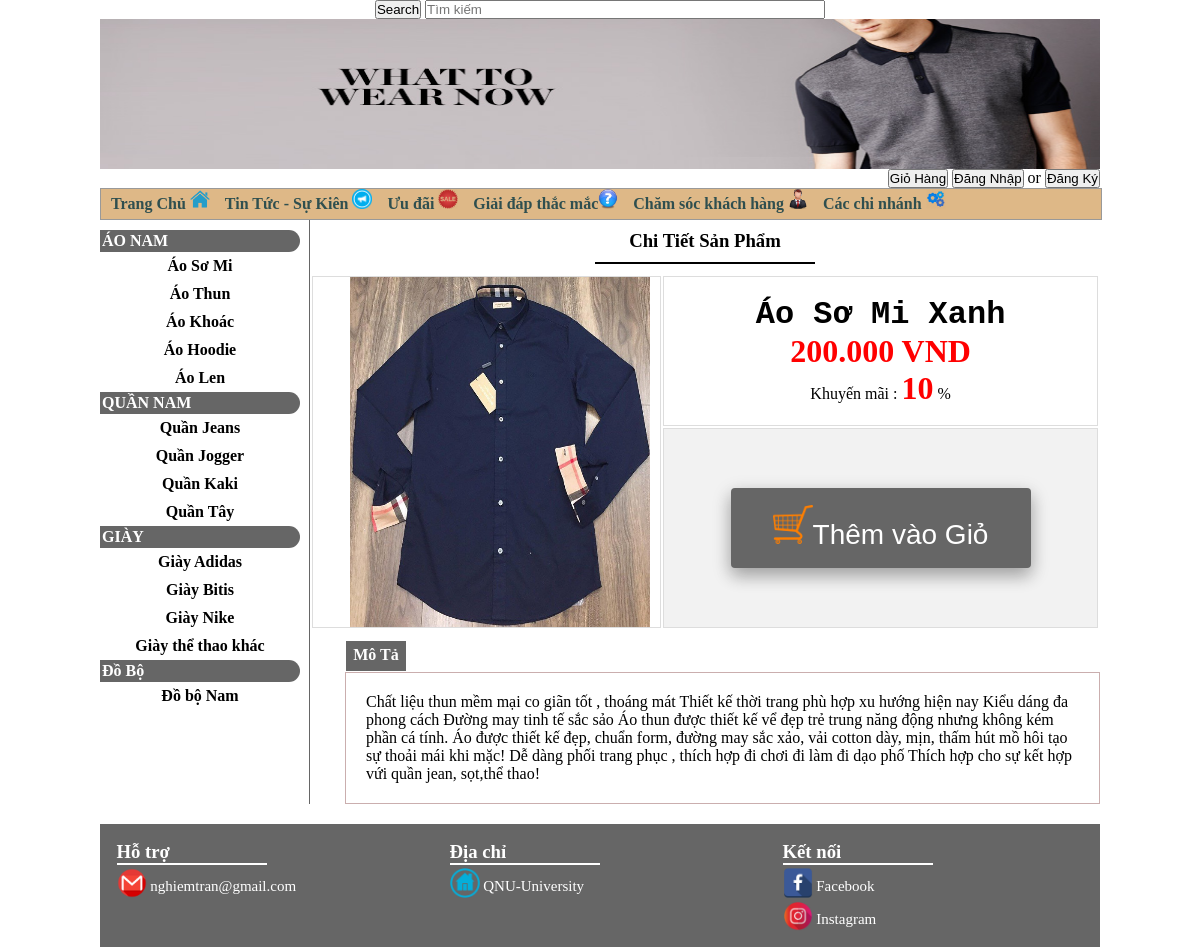
/?xem=chitietsanpham&id=24, run on the app's committed database.
### tables this page shows
CREATE TABLE `chitietsanpham` (
  `id_sp` int(11) NOT NULL,
  `tensanpham` varchar(255) NOT NULL,
  `gia` int(11) NOT NULL,
  `hinhanh` varchar(255) NOT NULL,
  `khuyenmai` int(11) DEFAULT NULL,
  `mota` text NOT NULL,
  `id_loaisanpham` int(11) NOT NULL
);

CREATE TABLE `loaisanpham` (
  `id_loaisanpham` int(11) NOT NULL,
  `tenloaisanpham` varchar(255) NOT NULL,
  `id_loailoaisanpham` int(11) NOT NULL
);

### modun/left/danhsachsanpham.php (the view)
   <div class="danhsachsanpham">
   <p> <strong>ÁO NAM</strong></p>
   <ul>
<?php
$sql_quan="select*from loaisanpham where id_loailoaisanpham='1'";
$query_quan=mysqli_query($conn,$sql_quan);
while($row_quan=mysqli_fetch_assoc($query_quan)){
?>
     <a href="index.php?xem=chitietloaisanpham&id=<?php echo $row_quan['id_loaisanpham'];?>"> <li><div align="center"><strong><?php echo $row_quan['tenloaisanpham'];?></strong></div> </li></a>
<?php }?>
   </ul>
   <p><strong> QUẦN NAM</strong></p>
   <ul>
<?php
$sql_quan="select*from loaisanpham where id_loailoaisanpham='0'";
$query_quan=mysqli_query($conn,$sql_quan);
while($row_quan=mysqli_fetch_assoc($query_quan)){
?>
     <a href="index.php?xem=chitietloaisanpham&id=<?php echo $row_quan['id_loaisanpham'];?>"><li><div align="center"><strong><?php echo $row_quan['tenloaisanpham'];?></strong></div></li></a>
<?php }?>
</ul>
<p><strong> GIÀY</strong></p>
   <ul>
<?php
$sql_quan="select*from loaisanpham where id_loailoaisanpham='2'";
$query_quan=mysqli_query($conn,$sql_quan);
while($row_quan=mysqli_fetch_assoc($query_quan)){
?>
     <a href="index.php?xem=chitietloaisanpham&id=<?php echo $row_quan['id_loaisanpham'];?>"><li><div align="center"><strong><?php echo $row_quan['tenloaisanpham'];?></strong></div></li></a>
<?php }?>
</ul>
<p><strong> Đồ Bộ</strong></p>
   <ul>
<?php
$sql_quan="select*from loaisanpham where id_loailoaisanpham='3'";
$query_quan=mysqli_query($conn,$sql_quan);
while($row_quan=mysqli_fetch_assoc($query_quan)){
?>
     <a href="index.php?xem=chitietloaisanpham&id=<?php echo $row_quan['id_loaisanpham'];?>"><li><div align="center"><strong><?php echo $row_quan['tenloaisanpham'];?></strong></div></li></a>
<?php }?>
</ul>
   </div>

### modun/right/chitietsanpham.php (shortened to what this page needs)
   <div class="title"><h3>Chi Tiết Sản Phẩm</h3></div>
<div id="chitietsanpham" style="position:relative;">
	<?php
	if(isset($_GET['trang'])){
		$trang=$_GET['trang'];
	}else{
		$trang=1;
	}
	$id=$_GET['id'];
	$sosangpham1trang=8;
	$phantrang=($trang*$sosangpham1trang)-$sosangpham1trang;
	$sql="select*from chitietsanpham where id_sp='$id' limit $phantrang,$sosangpham1trang";
	$query_sql=mysqli_query($conn,$sql);
	$row_sql=mysqli_fetch_assoc($query_sql)
	?>
	<table border="0" align="left">
	<tr>
	<td rowspan="2" width="350" align="right"><img src="./quantri/bocuc/chitietsanpham/upload/<?php echo $row_sql['hinhanh'];?>" width="300" height="350"/></td>
	<td align="center" width="500" height="150" ><font size="6" style="font-family:Courier New;"><b><?php echo $row_sql['tensanpham'];?></font></b><br>
	<font color="red" size="6" style="font-family:Impact;"><b><?php echo number_format($row_sql['gia'],'0',',','.');?> VND</b></font></br>
	Khuyến mãi : <font color="red" size="6"><b><?php echo $row_sql['khuyenmai'];?></b></font> %</td>
	</tr>
	<td width="500" align="center"><a href="?xem=giohang&id=<?php echo $row_sql['id_sp'];?>"><button class="button" style="vertical-align:middle"><img src="img/giohang.png" width="40"><span> Thêm vào Giỏ </span></button></a></td>
	</table>
	<div id="baomota">
		<div id="titlemota" style="background-color:#666666;color:white;">
				<b><p>Mô Tả</p></b>
		</div>
		<div id="mota">
			<p><?php echo $row_sql['mota'];?></p>
		</div>
	</div>
	</div>

### css.css (style rules this page uses)
* { padding:0; margin:0; }
a { text-decoration:none; }
ul li { list-style:none; }
.content table { margin:10px auto ; }
.left p { padding:2px; background-color:#666; color:#FFF; border-radius:0px 25px 25px 0px ; }
.danhsachsanpham { padding:10px 0px; }
.danhsachsanpham ul li { color:black; padding:5px; }
table#tb01, td,th { border: 1px solid #ddd; padding:0px 10px; }
.title { text-align:center; margin:0px auto; width:200px; padding:10px; border-bottom:2px solid black; }
#baomota { position:relative; clear:both; height:auto; }
#titlemota { text-align:center; margin:0px 0px 0px 35px; height:30px; width:60px; border:1px solid #ffffff; }
#titlemota p { margin-top:5px; }
#mota { border:1px solid #caaeae; margin:0px 0px 0px 35px; clear:both; width:auto; height:auto; padding:20px; }

### modun/right/chitietsanpham.php (style rules this page uses)
.button { display: inline-block; border-radius: 4px; background-color: #666666; border: none; color: #FFFFFF; text-align: center; font-size: 28px; height:80px; width: 300px; transition: all 0.5s; cursor: pointer; margin: 5px; box-shadow: 0 8px 16px 0 rgba(0,0,0,0.2), 0 6px 20px 0 rgba(0,0,0,0.19); }
.button span { cursor: pointer; display: inline-block; position: relative; transition: 0.5s; }
.button span:after { content: '\00bb'; position: absolute; opacity: 0; top: 0; right: -20px; transition: 0.5s; }

### data on the page
chitietsanpham: hinhanh (picture), tensanpham "Áo Sơ Mi Xanh", gia "200.000", khuyenmai "10", mota "Chất liệu thun mềm mại co giãn tốt , thoáng mát Thiết kế thời trang phù hợp xu hướng hiện nay Kiểu dáng đa phong cách Đường may tinh tế sắc sảo Áo thun được thiết kế vể đẹp trẻ trung năng động nhưng không kém phần cá tính. Áo được thiết kế đẹp, chuẩn form, đường may sắc xảo, vải cotton dày, mịn, thấm hút mồ hôi tạo sự thoải mái khi mặc! Dễ dàng phối trang phục , thích hợp đi chơi đi làm đi dạo phố Thích hợp cho sự kết hợp vứi quần jean, sọt,thể thao!"
loaisanpham: tenloaisanpham "Áo Sơ Mi"
loaisanpham: tenloaisanpham "Áo Thun"
loaisanpham: tenloaisanpham "Áo Khoác"
loaisanpham: tenloaisanpham "Áo Hoodie"
loaisanpham: tenloaisanpham "Áo Len"
loaisanpham: tenloaisanpham "Quần Jeans"
loaisanpham: tenloaisanpham "Quần Jogger"
loaisanpham: tenloaisanpham "Quần Kaki"
loaisanpham: tenloaisanpham "Quần Tây"
loaisanpham: tenloaisanpham "Giày Adidas"
loaisanpham: tenloaisanpham "Giày Bitis"
loaisanpham: tenloaisanpham "Giày Nike"
loaisanpham: tenloaisanpham "Giày thể thao khác"
loaisanpham: tenloaisanpham "Đồ bộ Nam"
